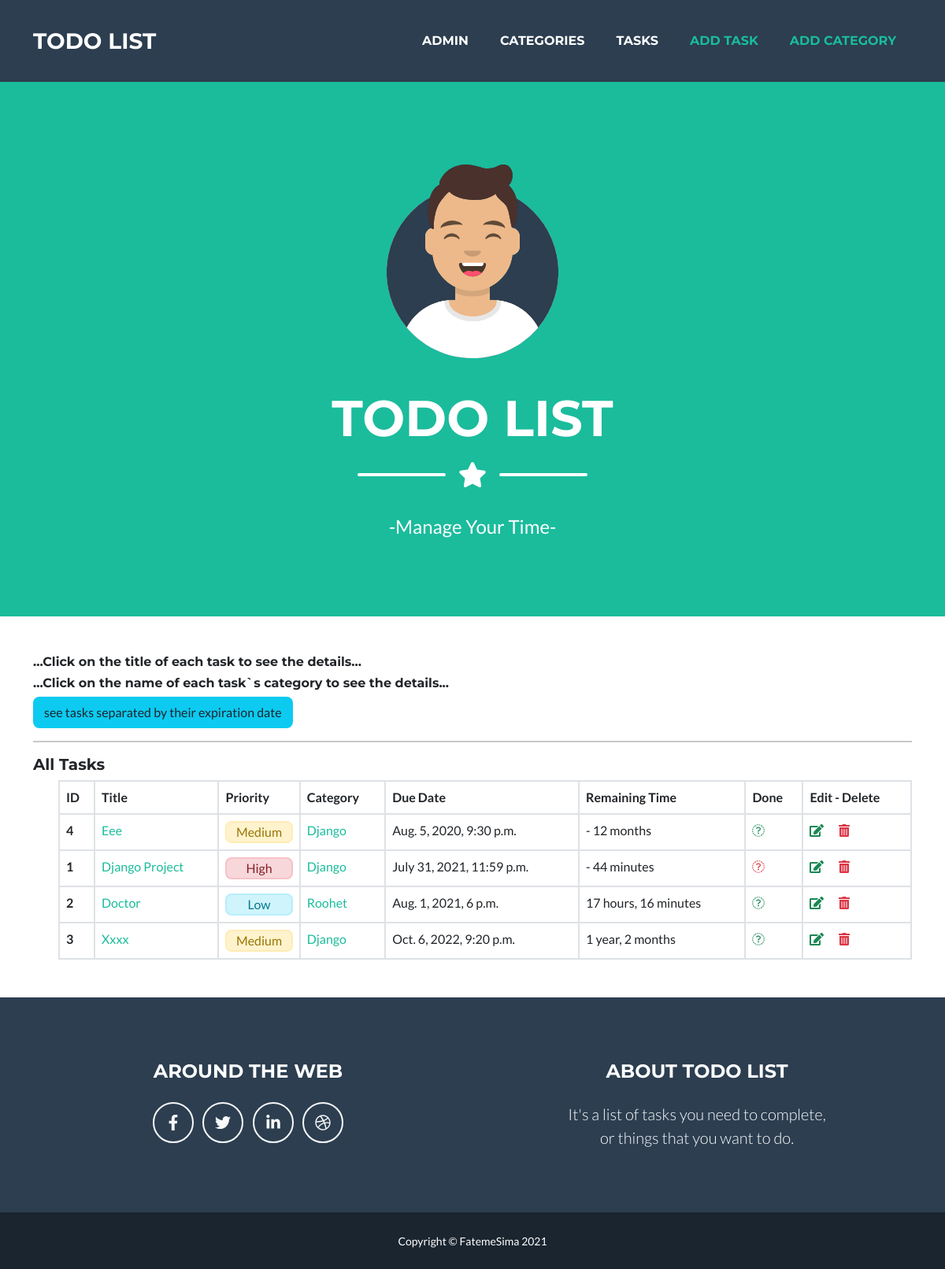
The page /todo/tasks/ on the database as committed earlier.
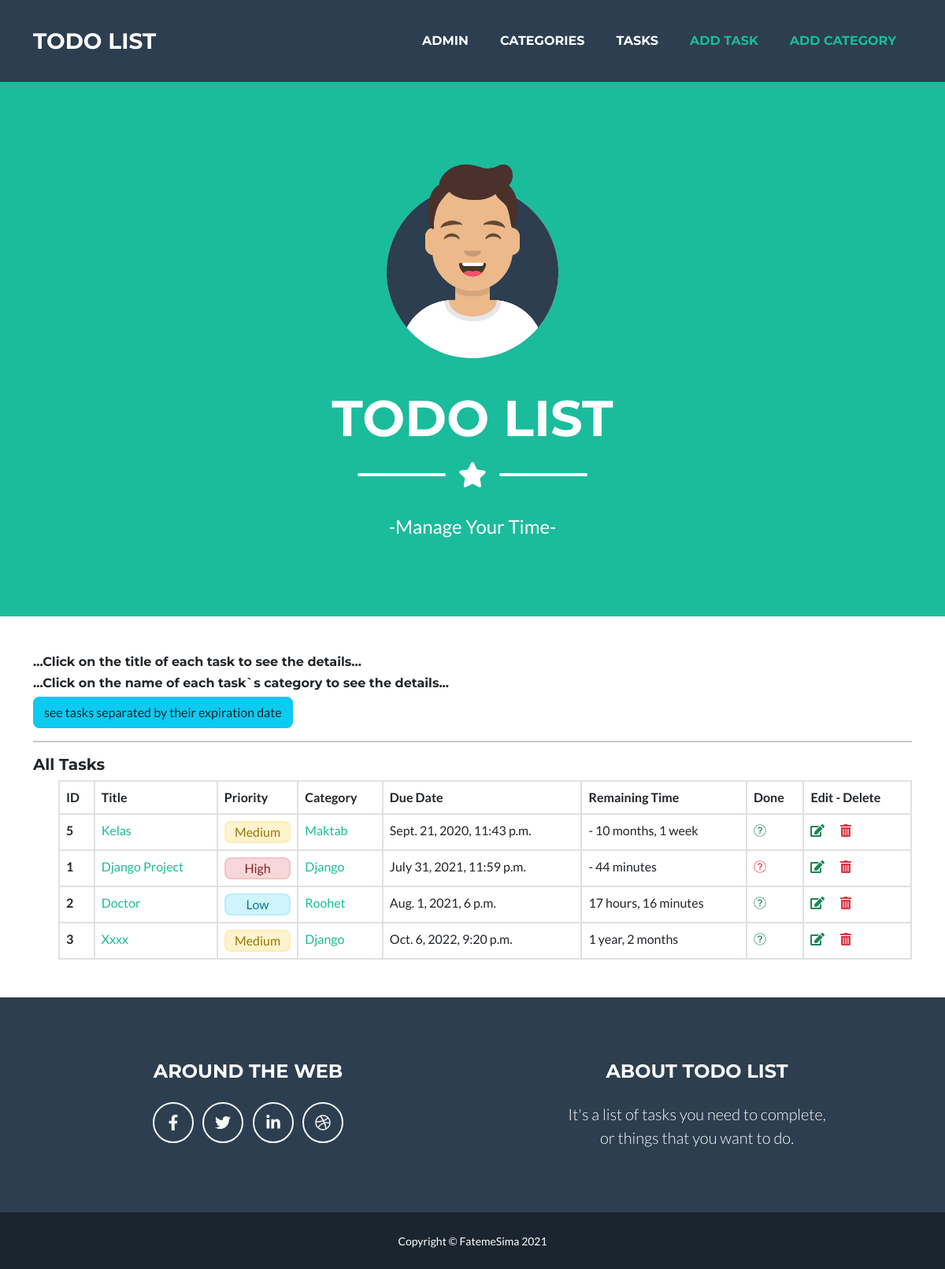
The same page on the database as committed later.
### todo/models.py (models this page shows, shortened)
class Task(models.Model):
    class Meta:
        ordering = ['due_date']
    title = models.CharField(max_length=100)
    description = models.TextField(blank=True, null=True)
    due_date = models.DateTimeField(editable=True)
    priority = models.CharField(
        max_length=30,
        choices=PRIORITIES,
        default=PRIORITIES[0][0]
    )
    done = models.BooleanField(default=False)
    slug = models.SlugField(unique=True, blank=True)
    category = models.ForeignKey(Category, related_name='tasks', on_delete=models.CASCADE)
    objects = models.Manager()
    tasks = TaskManager()
    def get_absolute_url(self):
        return reverse('task_detail', args=[self.slug])

class Category(models.Model):
    name = models.CharField(max_length=50, unique=True, blank=False)
    slug = models.SlugField(unique=True, blank=True)
    objects = models.Manager()
    categories = CategoryManager()
    def get_absolute_url(self):
        return reverse('category_detail', args=[self.slug])

### todo/views.py (the view)
# urls.py: path('tasks/', TaskListView.as_view(), name='task_list'),
class TaskListView(ListView):
    model = Task
    template_name = 'todo/show_tasks.html'
    context_object_name = "tasks"

### todo/templatetags/custom_tags.py (called while the page is built)
@register.filter("custom_title")
def title_filter(value):
    return value.title()

@register.simple_tag()
def t_tag(value, arg=now()):
    if not value:
        return ''
    try:
        if value < now():
            return f'- {str(timeuntil(arg, value))}'
        return timeuntil(value, arg)
    except (ValueError, TypeError):
        return ''

### templates/todo/show_tasks.html (shortened to what this page needs)
{% extends 'base.html' %}
{% load custom_tags %}
{% block content %}
    {% if tasks %}
        <h6>...Click on the title of each task to see the details...</h6>
        <h6>...Click on the name of each task`s category to see the details...</h6>
        <button type="button" class="btn btn-info">
            <a href="{% url 'separated_task_list' %}" style="text-decoration: none; color: #1a252f">
                see tasks separated by their expiration date
            </a>
        </button>
        <hr>
        <h5>All Tasks</h5>
        <ul style="list-style-type: none">
            <li>
                <table class="table table-bordered">
                    <thead class="thead-light">
                        <tr>
                            <th scope="col">ID</th>
                            <th scope="col">Title</th>
                            <th scope="col">Priority</th>
                            <th scope="col">Category</th>
                            <th scope="col">Due Date</th>
                            <th scope="col">Remaining Time</th>
                            <th scope="col">Done</th>
                            <th scope="col">Edit - Delete</th>
                        </tr>
                    </thead>
                    <tbody>
                        {% for task in tasks %}
                            <tr>
                                <th scope="row">{{ task.id }}</th>
                                <td><a href="{{ task.get_absolute_url }}" style="text-decoration: none">{{ task.title | custom_title }}</a></td>
                                {% if task.priority == 'H' %}
                                    <td><p class="alert alert-danger p-0 m-0 text-center">{{ task.get_priority_display }}</p></td>
                                    {% elif task.priority == 'M' %}
                                        <td><p class="alert alert-warning p-0 m-0 text-center">{{ task.get_priority_display }}</p></td>
                                    {% else %}
                                        <td><p class="alert alert-info p-0 m-0 text-center">{{ task.get_priority_display }}</p></td>
                                {% endif %}
                                <td><a href="{{ task.category.get_absolute_url }}" style="text-decoration: none">{{ task.category.name | custom_title }}</a></td>
                                <td>{{ task.due_date }}</td>
                                <td>{% t_tag task.due_date %}</td>
                                {% if task.done %}
                                    <td>
                                        <i class="fa fa-check-circle-o text-success" aria-hidden="true"></i>
                                    </td>
                                    {% else %}
                                        <td>
                                            <i class="fa fa-circle-o text-danger" aria-hidden="true"></i>
                                        </td>
                                {% endif %}
                                <td>
                                    <a href="{% url 'task_edit' task.slug %}" style="text-decoration: none"><i class="fas fa-edit text-success me-3"></i></a>
                                    <a href="{% url 'task_delete' task.slug %}" style="text-decoration: none"><i class="fas fa-trash-alt text-danger me-3"></i></a>
                                </td>
                            </tr>
                        {% endfor %}
                    </tbody>
                </table>
            </li>
        </ul>
        {% else %}
            <h5>...There is no task...</h5>
    {% endif %}
{% endblock %}

### templates/base.html (shortened to what this page needs)
{% load static %}
<!DOCTYPE html>
<html lang="en">
    <head>
        <link rel="stylesheet" href={% static 'css/styles.css' %} />
    </head>
    <body id="page-top">
        <nav class="navbar navbar-expand-lg bg-secondary text-uppercase fixed-top" id="mainNav">
            <div class="container">
                <a class="navbar-brand" href="#page-top">TODO LIST</a>
                <div class="collapse navbar-collapse" id="navbarResponsive">
                    <ul class="navbar-nav ms-auto">
                        <li class="nav-item mx-0 mx-lg-1"><a class="nav-link py-3 px-0 px-lg-3 rounded" href='{% url 'admin:index' %}'>Admin</a></li>
                        <li class="nav-item mx-0 mx-lg-1"><a class="nav-link py-3 px-0 px-lg-3 rounded" href={% url 'category_list' %}>Categories</a></li>
                        <li class="nav-item mx-0 mx-lg-1"><a class="nav-link py-3 px-0 px-lg-3 rounded" href={% url 'task_list' %}>Tasks</a></li>
                        <li class="nav-item mx-0 mx-lg-1"><a class="nav-link py-3 px-0 px-lg-3 rounded" id="add-button" style="color: #1abc9c;" href={% url 'new_task' %} >Add Task</a></li>
                        <li class="nav-item mx-0 mx-lg-1"><a class="nav-link py-3 px-0 px-lg-3 rounded" id="add-button" style="color: #1abc9c;" href={% url 'new_category' %} >Add Category</a></li>
                    </ul>
                </div>
            </div>
        </nav>
        <header class="masthead bg-primary text-white text-center">
            <div class="container d-flex align-items-center flex-column">
                <img class="masthead-avatar mb-5" alt="..." src={% static 'image/img/avataaars.svg' %} />
                <h1 class="masthead-heading text-uppercase mb-0">TODO LIST</h1>
                <div class="divider-custom divider-light">
                    <div class="divider-custom-line"></div>
                    <div class="divider-custom-icon"><i class="fas fa-star"></i></div>
                    <div class="divider-custom-line"></div>
                </div>
                <p class="masthead-subheading font-weight-light mb-0">-Manage Your Time-</p>
            </div>
        </header>
        <main>
            <div class="container my-5">
                {% block content %}
                {% endblock content %}
            </div>
        </main>
        <footer class="footer text-center">
            <div class="container">
                <div class="row">
                    <div class="col-lg-6 mb-5 mb-lg-0">
                        <h4 class="text-uppercase mb-4">Around the Web</h4>
                        <a class="btn btn-outline-light btn-social mx-1" href="#"><i class="fab fa-fw fa-facebook-f"></i></a>
                        <a class="btn btn-outline-light btn-social mx-1" href="#"><i class="fab fa-fw fa-twitter"></i></a>
                        <a class="btn btn-outline-light btn-social mx-1" href="#"><i class="fab fa-fw fa-linkedin-in"></i></a>
                        <a class="btn btn-outline-light btn-social mx-1" href="#"><i class="fab fa-fw fa-dribbble"></i></a>
                    </div>
                    <div class="col-lg-6">
                        <h4 class="text-uppercase mb-4">About TODO LIST</h4>
                        <p class="lead mb-0">
                            It's a list of tasks you need to complete,
                            <br>
                            or things that you want to do.
                        </p>
                    </div>
                </div>
            </div>
        </footer>
        <div class="copyright py-4 text-center text-white">
            <div class="container"><small>Copyright &copy; FatemeSima 2021</small></div>
        </div>
    </body>
</html>

Rows that differ between the two databases and show on the page:
removed Task: id "4", title|custom_title "Eee", priority "Medium", category.name|custom_title "Django", due_date "Aug. 5, 2020, 9:30 p.m.", due_date "- 12 months", done True (drawn)
added Task: id "5", title|custom_title "Kelas", priority "Medium", category.name|custom_title "Maktab", due_date "Sept. 21, 2020, 11:43 p.m.", due_date "- 10 months, 1 week", done True (drawn)
